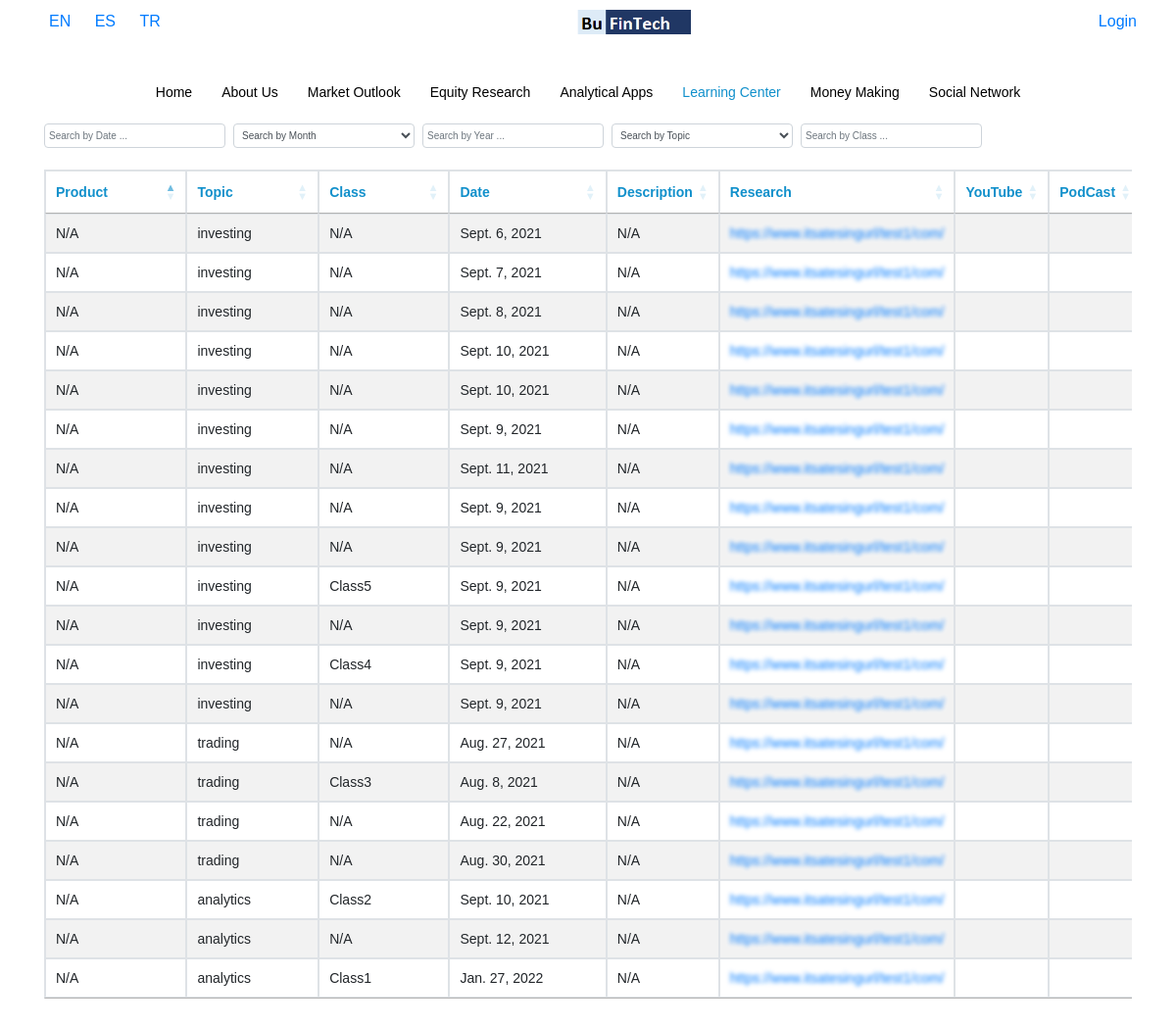
Before: /en/learning-center with the older database file.
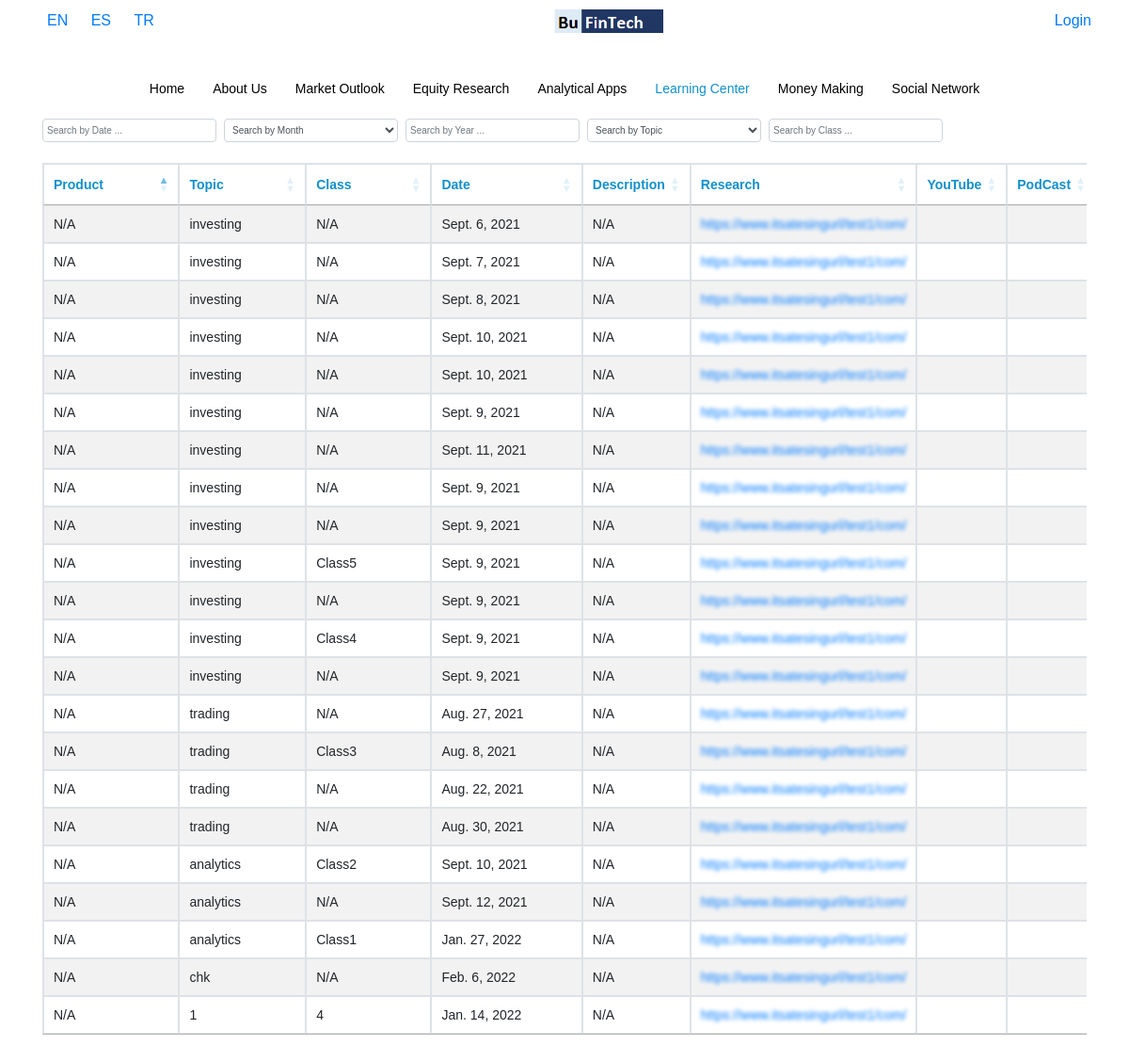
After: the same page with the newer database file.
### base/models.py (models this page shows, shortened)
class learning(models.Model):
    Language = models.CharField(max_length=50,blank=True)
    Date = models.DateField(blank=True)
    Topic = models.CharField(max_length=50,blank=True)
    Research = models.FileField(upload_to=path_learning )
    Youtube = models.CharField(max_length=50,blank=True)
    Podcast = models.CharField(max_length=50,blank=True)
    Class = models.CharField(max_length=50,blank=True, default="N/A")
    Product = models.CharField(max_length=50,blank=True, default="N/A")
    Description = models.CharField(max_length=50,blank=True,default="none")
    class Meta:
        verbose_name = "Learning Center"
        verbose_name_plural = "Learning Center"

### base/views.py (the view)
# urls.py: re_path(r'^(?P<Language>[a-z]{2})/learning-center$', views.learn, name='learn'),
def learn(request, Language):
    display_url = True
    try:
        user_payment = Api_key.objects.get(user = request.user)
    except:
        user_payment = None
    if user_payment != None:
        pass
    else:
        display_url = False
    hidden = [0,1]
    setCurrentLanguage(request, Language)
    nav_items = ListPage.objects.filter(Language=request.session['current_language']).values_list("Menu_Name","url").distinct()
    obj = learning.objects.filter(Language=request.session['current_language'])
    data = serializers.serialize("python",learning.objects.filter(Language=request.session['current_language']) )
    categories = obj.values("Topic").distinct()
    print("******************************")
    print(categories)
    return render (request,'base/learning.html',{'display_url':display_url, 'obj':obj,'table_form':LearningForm(),'data':data, 'hidden':hidden,"nav_items":nav_items,'Language':Language, 'categories':categories})

### base/forms.py
class LearningForm(ModelForm):
    class Meta:
        model = learning
        fields = '__all__'

### base/templatetags/current_url.py (called while the page is built)
@register.filter
def current_url(value, url):
    url = url[4:]
    value = value.replace("_","-")
    if value == "analytic-apps":
        value = "analytical-apps"
    print(value, url)
    result = re.search(value , url)
    if result != None:
        return True

### base/views.py (called while the page is built)
def setCurrentLanguage(request, Language):
    request.session['current_language'] = Language
    return

### base/templates/base/learning.html (shortened to what this page needs)
{% extends 'base/home.html' %}
{% load static %}
{% block content %}
<div class="container">
        <div class=" d-block d-md-flex searcbox">
            <input style="height: 25px; font-size: 10px; padding: 4px;" type="text" placeholder="Search by Date ..." id="learning_search_date" class="form-control col-12 col-md-2 mt-2 mt-md-0 datepicker mr-2">
            <select style="height: 25px; font-size: 10px; padding: 4px;" class="form-control col-12 col-md-2 mt-2 mt-md-0 mr-2" id="learning_search_month" title="Search By Month">
				<option value="">Search by Month</option>
			</select>
			<input style="height: 25px; font-size: 10px; padding: 4px;"  type="number" placeholder="Search by Year ..." id="learning_search_year" class="form-control col-12 col-md-2 mt-2 mt-md-0 mr-2">
            <select style="height: 25px; font-size: 10px; padding: 4px;" class="form-control col-12 col-md-2 mt-2 mt-md-0 mr-2" id="learning_search" title="Search By Category">
                <option value="">Search by Topic</option>
            </select>
            <input style="height: 25px; font-size: 10px; padding: 4px;" type="text"  placeholder="Search by Class ..." id="learning_search_class" class="form-control col-12 col-md-2 mt-2 mt-md-0 mr-2">
        </div>
	<br />
    <div class="width">
    <table id="example" class="table table-striped table-bordered" style="width:101%">
        <thead>
            <tr>
                <th>Product</th>
                <th>Topic</th>
                <th>Class</th>
                <th>Date</th>
                <th>Description</th>
                <th>Research</th>
                <th>YouTube</th>
                <th>PodCast</th>
            </tr>
        </thead>
        <tbody>
            {% for data in obj %}
                <tr>
                    <td>N/A</td>
                    <td>{{data.Topic}}</td>
                    <td>{{data.Class}}</td>
                    <td>{{data.Date}}</td>
                    <td>N/A</td>
                    {% if display_url == False %}
                        <td style="min-width: 203px;">
                            <a class="blurLinks" href="{% url 'payment' %}" onmouseover="hov(this)" onmouseout="hovOut(this)">https://www.itsatesingurl/test1/com/</a>
                        </td>
                    {% else %}
                        <td>{{data.Research}}</td>
                    {% endif %}
                    <td>{{data.YouTube}}</td>
                    <td>{{data.PodCast}}</td>
                </tr>
            {% endfor %}
        </tbody>
    </table>
    </div>
</div>
{% endblock content %}

### base/templates/base/home.html (shortened to what this page needs)
 {% load static %}
 <!DOCTYPE html>
<html>
<head>
    {% include 'base/head.html' %}
</head>
<body  style="overflow-x:hidden;">
<div class="container-fluid" id="page"  style="overflow-x:hidden;">
    {% include 'base/navbar.html' %}
    {% block content %}{% endblock content %}
</div>
</body>
</html>

### base/templates/base/head.html (shortened to what this page needs)
{% load static %}
<link rel="stylesheet" href=" {% static 'base/style.css' %} ">
<link rel="stylesheet" href=" {% static 'base/url.css' %} ">
<link rel="stylesheet" href="https://maxcdn.bootstrapcdn.com/bootstrap/4.5.2/css/bootstrap.min.css">
<link rel="stylesheet" href="https://cdnjs.cloudflare.com/ajax/libs/font-awesome/4.7.0/css/font-awesome.min.css">
<link rel="stylesheet" href="https://cdnjs.cloudflare.com/ajax/libs/bootstrap-datepicker/1.8.0/css/bootstrap-datepicker.min.css" />
<link rel="stylesheet" type="text/css" href="https://cdn.datatables.net/1.10.25/css/jquery.dataTables.css">

### base/templates/base/navbar.html (shortened to what this page needs)
{% load static %}
{% load current_url %}
<link type="text/css" rel="stylesheet" href="{% static 'sidebar/demo.css' %}" />
<link type="text/css" rel="stylesheet" href="{% static 'sidebar/mmenu.css' %}" />
<div class="header">
	<div class="" >
		<span class="float-left d-none d-md-inline">
			<a class="myBtn a-effect" href="{% url request.resolver_match.url_name Language='en'  %}" style="text-decoration: none;">EN</a>
			<a class="myBtn a-effect" href="{% url request.resolver_match.url_name Language='es'  %}" style="text-decoration: none;">ES</a>
			<a class="myBtn a-effect" href="{% url request.resolver_match.url_name Language='tr'  %}" style="text-decoration: none;">TR</a>
		</span>
		<a href="{% url 'redirect_index' %}" id="middleLogo">  <img style="width: 116px;" src="{% static 'images/bufintech_logo1.png' %}"></a>
		<div class="d-none d-md-block float-right">
			{% if request.user.is_authenticated %}
			<a href="{% url 'profile' %}">Profile</a>
			{% if not display_url %}
			<a style="margin-left: 10px;" href="{% url 'payment' %}">Subscribe</a>
			{% endif %}
			<a class="myBtn a-effect" href="{% url 'logout'  %}" style="text-decoration: none;">Logout</a>
			{% else %}
			<a href="{% url 'login' %}">Login</a>
			{% endif %}
		</div>
	</div>
</div>
<div class=" d-none d-md-flex justify-content-center" style="margin-top: 3%;">
    <ul class="ul-flex">
		{%for item in nav_items%}
		{% if item.1|current_url:request.path  %}
		<li><a href="{% url item.1 Language=Language %}" style="color: #1190cb;">{{item.0}}</a></li>
		{% else %}
		<li><a href="{% url item.1 Language=Language %}">{{item.0}}</a></li>
		{% endif %}
		{% endfor %}
    </ul>
</div>

### mysite/static/base/style.css (style rules this page uses)
html, body { height: 100%; width: 100%; height: 100vh; width: 100vw; margin: 0; }
.width { overflow-x: auto; white-space: nowrap; margin-bottom: 50px; }
ul { padding: 0; list-style: none; }
ul li { color:#1190cb; position: relative; line-height: 21px; text-align: left; display: inline; padding:0px 10px; list-style:none; }
ul li a { padding: 0px 10px; color: black; text-decoration: none; }
th { color:#1190cb; }
td { width:25%; }
a { color:black; }
.myBtn { text-decoration: none; cursor: pointer; padding: 0px 10px; }
.ul-flex { display: flex; flex-wrap: wrap; justify-content: center; }
.ul-flex li { padding: 5px; }

### mysite/static/base/url.css (style rules this page uses)
.blurLinks { filter: blur(2px); -webkit-filter: blur(2px); }

### mysite/static/sidebar/demo.css (style rules this page uses)
html, body { padding: 0; margin: 0; }
body { background-color: #fff; font-family: Arial, Helvetica, Verdana; font-size: 14px; line-height: 22px; color: #666; position: relative; -webkit-text-size-adjust: none; }
.header, .content, .footer { text-align: center; }
.header, .footer { background: #fff; font-size: 16px; color: #000; line-height: 44px; -moz-box-sizing: border-box; box-sizing: border-box; width: 100%; height: 44px; padding: 0 25px; }
.a-effect { color: #007bff !important; text-decoration: none !important; background-color: transparent !important; cursor: pointer !important; }

### mysite/static/sidebar/mmenu.css (style rules this page uses)
:root { --mm-line-height:20px;--mm-listitem-size:44px;--mm-navbar-size:44px;--mm-offset-top:0;--mm-offset-right:0;--mm-offset-bottom:0;--mm-offset-left:0;--mm-color-border:rgba(0, 0, 0, 0.1);--mm-color-button:rgba(0, 0, 0, 0.3);--mm-color-text:rgba(0, 0, 0, 0.75);--mm-color-text-dimmed:rgba(0, 0, 0, 0.3);--mm-color-background:#f3f3f3;--mm-color-background-highlight:rgba(0, 0, 0, 0.05);--mm-color-background-emphasis:rgba(255, 255, 255, 0.4);--mm-shadow:0 0 10px rgba(0, 0, 0, 0.3) }
.mm-wrapper { overflow-x:hidden;position:relative }
.mm-page { -webkit-box-sizing:border-box;box-sizing:border-box;position:relative }
.mm-slideout { -webkit-transition:-webkit-transform .4s ease;transition:-webkit-transform .4s ease;-o-transition:transform .4s ease;transition:transform .4s ease;transition:transform .4s ease,-webkit-transform .4s ease;z-index:1 }
:root { --mm-iconbar-size:50px }
:root { --mm-iconpanel-size:50px }
:root { --mm-sidebar-collapsed-size:50px;--mm-sidebar-expanded-size:440px }

Changed rows visible on the page:
added learning: Topic "chk", Class "N/A", Date "Feb. 6, 2022"
added learning: Topic "1", Class "4", Date "Jan. 14, 2022"
